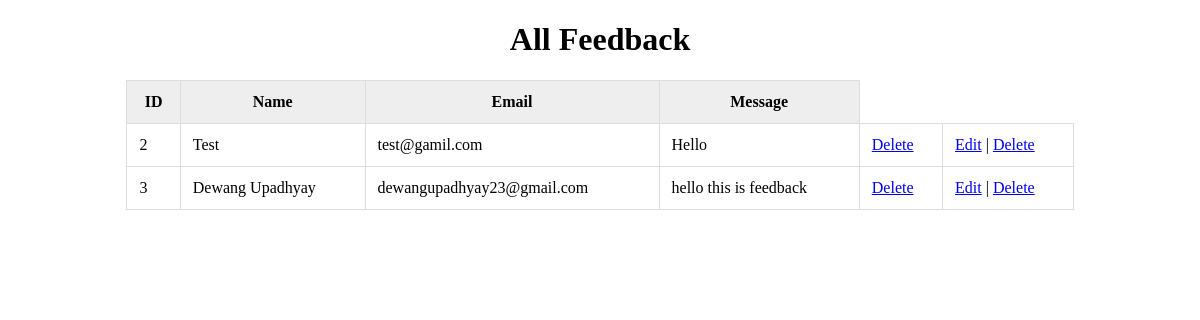
Page /show_feedback/ on the earlier database version.
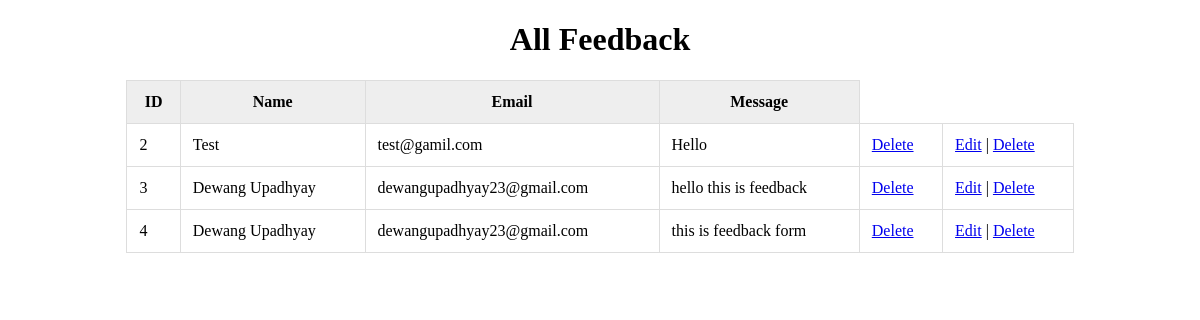
Same page on the later database version.
### myapp/models.py (models this page shows, shortened)
class Feedback(models.Model):
    name=models.CharField(max_length=100)
    email=models.EmailField()
    message=models.TextField()

### myapp/views.py (the view)
# urls.py: path('show_feedback/',views.show_feedback,name='show_feedback'),
def show_feedback(request):
    feedbacks=Feedback.objects.all()
    return render(request,"myapp/show_feedback.html",{"feedbacks":feedbacks})

### myapp/templates/myapp/show_feedback.html (shortened to what this page needs)
<!DOCTYPE html>
<html>
<head>
</head>
<body>
    <h1 style="text-align:center;">All Feedback</h1>
    <table>
        <tr>
            <th>ID</th>
            <th>Name</th>
            <th>Email</th>
            <th>Message</th>
        </tr>
        {% for feedback in feedbacks %}
        <tr>
            <td>{{ feedback.id }}</td>
            <td>{{ feedback.name }}</td>
            <td>{{ feedback.email }}</td>
            <td>{{ feedback.message }}</td>
            <td>
                <a href="{% url 'delete_feedback' feedback.id %}" onclick="return confirm('Are you sure?')">Delete</a>
            </td>
            <td>
                <a href="{% url 'edit_feedback' feedback.id %}">Edit</a> |
                <a href="{% url 'delete_feedback' feedback.id %}" onclick="return confirm('Are you sure?')">Delete</a>
            </td>
        </tr>
        {% endfor %}
    </table>
</body>
</html>

### myapp/templates/myapp/show_feedback.html (style rules this page uses)
table { width: 80%; margin: auto; border-collapse: collapse; }
th, td { padding: 12px; border: 1px solid #ddd; }
th { background-color: #eee; }

Differences in the rows shown:
added Feedback: id "4", name "Dewang Upadhyay", email "dewangupadhyay23@gmail.com", message "this is feedback form"
